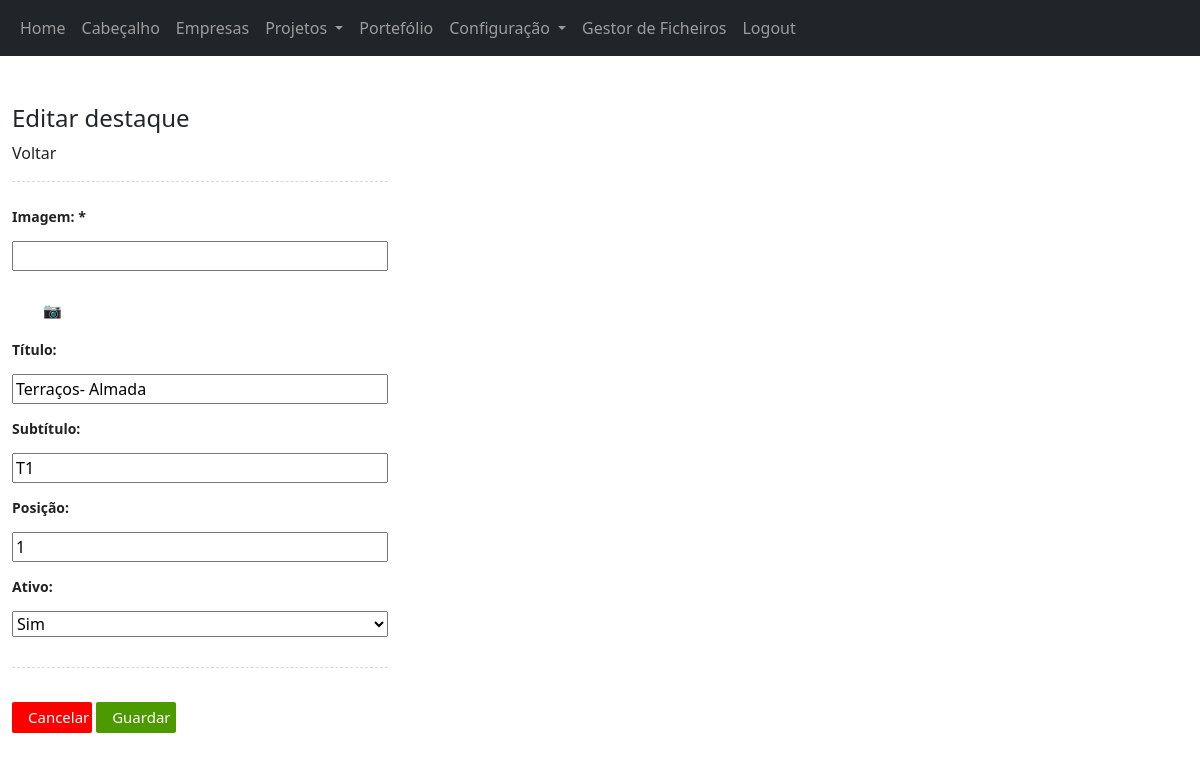
Page /backoffice/destaques_editar.php?id=1 (signed in) on the committed database.
### tables this page shows
CREATE TABLE `imovel` (
  `id` int(11) NOT NULL,
  `mostrar` tinyint(1) NOT NULL,
  `nome` varchar(500) NOT NULL,
  `tipologia` varchar(500) NOT NULL,
  `id_projeto` int(11) NOT NULL,
  `posicao` int(11) NOT NULL,
  `imagem` blob NOT NULL
);

### helpers/_base_dados_helper.php (called while the page is built, shortened)
<?php
$base_dados = [
  "host" => "localhost",
  "dbname" => "casas_e_prop_bd",
  "user" => "root",
  "pass" => "",
];
$pdo = new PDO("mysql:host=$base_dados[host];dbname=$base_dados[dbname];charset=utf8mb4;", $base_dados["user"], $base_dados["pass"]);
function select_sql_unico($sql){
  global $pdo;
  $consulta = $pdo->query($sql);
  $resultado = $consulta->fetch(PDO::FETCH_ASSOC);
  return $resultado;
}

### backoffice/destaques_editar.php (the view, shortened to what this page needs)
<?php
$id = !empty($_GET["id"]) ? intval($_GET["id"]) : 0;
$des = select_sql_unico("SELECT * FROM imovel WHERE id=$id");
?>
<!DOCTYPE html>
<html lang="pt">
<head>
  <link href="https://cdn.jsdelivr.net/npm/bootstrap@5.3.7/dist/css/bootstrap.min.css" rel="stylesheet">
  <link rel="stylesheet" href="css/style.css">
</head>
<body class="container-fluid">
  <header>
    <div class="row">
      <nav class="navbar navbar-expand-lg navbar-dark bg-dark">
        <div class="container-fluid">
          <div class="collapse navbar-collapse" id="navbarNav">
            <ul class="navbar-nav">
              <li class="nav-item">
                <a class="nav-link" href="home.php">
                  Home
                </a>
              </li>
              <li class="nav-item">
                <a class="nav-link" href="carrossel.php">
                  Cabeçalho
                </a>
              </li>
              <li class="nav-item">
                <a class="nav-link" href="empresas.php">
                  Empresas
                </a>
              </li>
              <li class="nav-item dropdown">
                <a class="nav-link dropdown-toggle " href="#" data-bs-toggle="dropdown">
                  Projetos
                </a>
              </li>
              <li class="nav-item">
                <a class="nav-link" href="portefolio.php">
                  Portefólio
                </a>
              </li>
              <li class="nav-item dropdown">
                <a class="nav-link dropdown-toggle" href="#" data-bs-toggle="dropdown">
                  Configuração
                </a>
              </li>
            </ul>
            <li class="nav-item">
              <a class="nav-link" href="gestor.php">
                Gestor de Ficheiros
              </a>
            </li>
            <li class="nav-item">
              <a class="nav-link" href="logout.php">
                Logout
              </a>
            </li>
          </div>
      </nav>
  </header>
  <main>
    <div class="row">
      <div class="col-4">
        <br><br>
        <h2>Editar destaque</h2>
        <a href="carrossel.php">Voltar</a>
        <hr>
        <form method="post" class="caixa form-login">
          <label for="imagens">Imagem: *</label>
          <input type="text" value="<?= $des["imagens"] ?>" name="imagem" id="imagem" required readonly>
          <button type="button" class="ima-btn" onclick="abrir_popup('imagem')">&#128247</button>
          <label for="titulo">Título:</label>
          <input type="text" value="<?= $des["nome"] ?>" name="nome">
          <label for="subtitulo">Subtítulo:</label>
          <input type="text" value="<?= $des["tipologia"] ?>" name="tipologia">
          <label for="posicao">Posição:</label>
          <input type="number" value="<?= $des["posicao"] ?>" name="posicao" min="1" required>
          <label for="mostrar">Ativo:</label>
          <select name="ativo">
            <option value="1" <?= $des["mostrar"] == 1 ? "selected" : "" ?>>Sim</option>
          </select>
          <hr>
          <p>
            <a href="destaques.php"> <button type="button" class="sair-btn">Cancelar</button></a>
            <button type="submit" class="entrar-btn">Guardar</button>
          </p>
        </form>
      </div>
    </div>
  </main>
</body>
</html>

### backoffice/css/style.css (style rules this page uses)
nav { background-color: #4D4D4D; }
h2 { font-size: 24px; }
.form-login { display: flex; flex-direction: column; gap: 14px; margin-top: 24px; }
label { font-size: 14px; font-weight: bold; color: #222; }
.ima-btn { background-color: #fff !important; color: #fff !important; font-size: 15px !important; padding: 4px 16px !important; border: none !important; border-radius: 2px !important; cursor: pointer !important; margin-top: 10px !important; width: 80px !important; }
.entrar-btn { background: #4d9900; color: #fff; font-size: 15px; padding: 4px 16px; border: none; border-radius: 2px; cursor: pointer; margin-top: 10px; width: 80px; }
.sair-btn { background: red; color: #fff; font-size: 15px; padding: 4px 16px; border: none; border-radius: 2px; cursor: pointer; margin-top: 10px; width: 80px; }
hr { margin-bottom: 10px; border: none; border-top: 1px dashed #666666; }
* a { text-decoration: none; color: #222; }

### rows in the picture
imovel: nome "Terraços- Almada", tipologia "T1", posicao "1", ativo "Sim"
